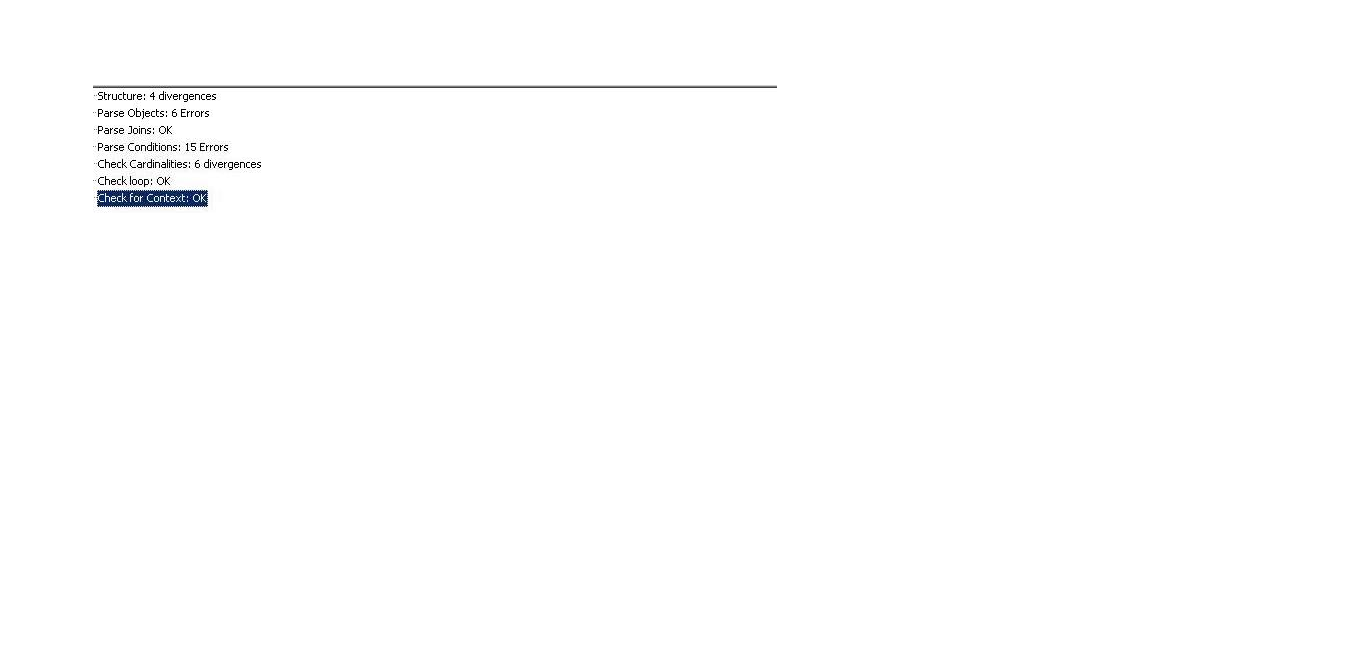
#> input picture OCR/a.png, 1360 x 672 px, found by its file name
$ jupyter execute --allow-errors OCR.ipynb   (shell and % lines are left out)   (older library calls are emulated)
#> lines starting #> are read from the running program, lines starting #| are printed output that depends on the picture
[cell 1]
from PIL import Image
import pytesseract
import argparse
import cv2
import os

[cell 2]
image = cv2.imread('C://Users//Win10//a.png')
#> image is the input picture: shape (672, 1360, 3); mean B, G, R 253.9, 253.9, 253.8
gray = cv2.cvtColor(image, cv2.COLOR_BGR2GRAY)
cv2.imwrite('C://Users//Win10//b.png', gray)
#> Out = True

[cell 3]
size = 7680, 4320
#size = 7016, 4961
im = Image.open('C://Users//Win10//b.png')
im_resized = im.resize(size, Image.ANTIALIAS)
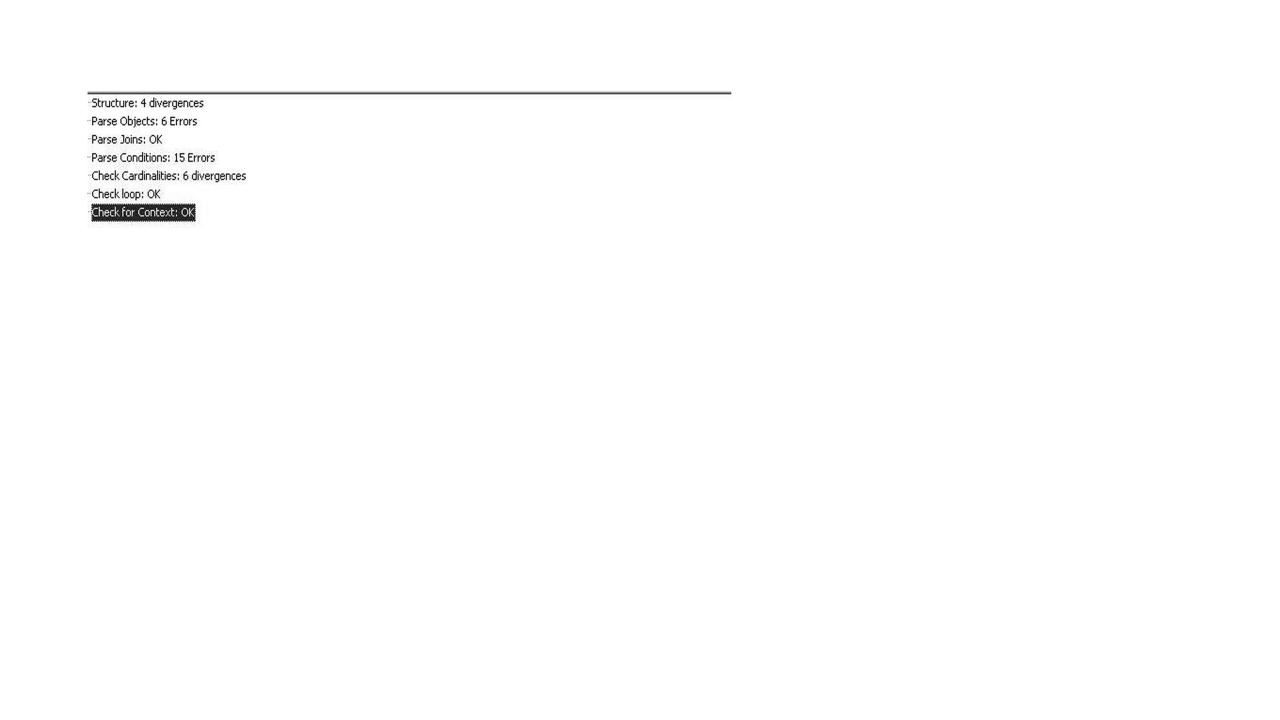
#> im_resized: PIL image 7680x4320 L (shown at 1/6 size); min 0, max 255, mean 253.8
im_resized.save('C://Users//Win10//c.png', "PNG")
